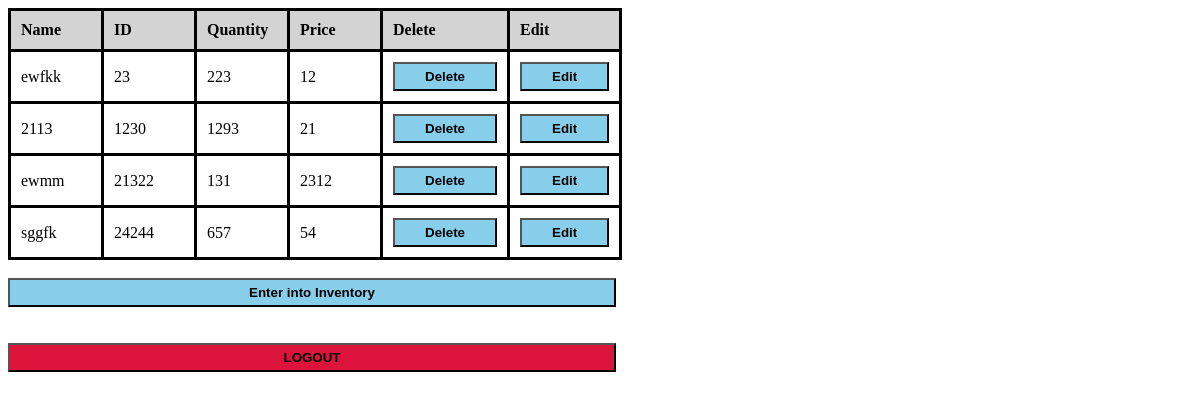
Screenshot of /retrievedb.php (signed in) with the database file from the repository.
### tables this page shows
CREATE TABLE `items` (
  `Item_Number` bigint(20) UNSIGNED NOT NULL,
  `Item_Name` varchar(30) NOT NULL,
  `Item_ID` int(5) NOT NULL,
  `Item_Qty` int(30) NOT NULL,
  `Item_Price` float NOT NULL
);

### retrievedb.php (the view, shortened to what this page needs)
<!DOCTYPE html>
<html>
<head>
	<link rel="stylesheet" type="text/css" href="style.css">
</head>
<body>
<?php
	$servername="localhost";
	$username="root";
	$password="";
	$db="inventory";
	$conn=mysqli_connect($servername,$username,$password,$db);
	$sqlquery="SELECT * FROM `items` WHERE 1 ORDER BY `Item_ID`";
	$result=$conn->query($sqlquery);
	if($_SESSION['loggedin']!=true)
	{
		echo "you are not logged in";
		header("location:login.php");
	}
	else
	{
	if($result->num_rows>0)
	{
		?>
		<table>
			<tr>
				<th>Name</th>
				<th>ID</th>
				<th>Quantity</th>
				<th>Price</th>
				<th>Delete</th>
				<th>Edit</th>
			</tr>
		<?php
		while($row=$result->fetch_assoc())
		{
			?>
			<tr>
				<td><?php echo $row["Item_Name"]; ?></td>
				<td><?php echo $row["Item_ID"]; ?></td>
				<td><?php echo $row["Item_Qty"]; ?></td>
				<td><?php echo $row["Item_Price"]; ?></td>
				<td><a href="/DBMS/delete.php?id=<?php echo $row['Item_ID'];?>"><button class="btn4"><center>Delete</center></button></a></td>
				<td><a href="/DBMS/edit.php?id=<?php echo $row['Item_ID'];?>"><button class="btn4">Edit</button></a></td>
			</tr>
		<?php
		}
		?>
		</table>
		<?php
	}
	}
?>
<br>
<a href="inventory.php"><button class="btn7">Enter into Inventory</button></a>
<br><br><br>
<a href="logout.php"><button class="btn8">LOGOUT</button></a>
</body>
</html>

### style.css (style rules this page uses)
.btn4 { padding: 5px 30px; background-color: skyblue; border-color: black; font-weight: bold; text-align: center; }
.btn7 { padding: 5px 30px; background-color: skyblue; border-color: black; font-weight: bold; text-align: center; width:608px; }
.btn8 { padding: 5px 30px; background-color: crimson; border-color: black; font-weight: bold; text-align: center; width:608px; }

### retrievedb.php (style rules this page uses)
table, th, td { border: solid black; border-collapse: collapse; }
th, td { text-align: left; width: 70px; padding: 10px; }
th { background-color: lightgray; }

### rows the page displays
items: Item_Name "ewfkk", Item_ID "23", Item_Qty "223", Item_Price "12"
items: Item_Name "2113", Item_ID "1230", Item_Qty "1293", Item_Price "21"
items: Item_Name "ewmm", Item_ID "21322", Item_Qty "131", Item_Price "2312"
items: Item_Name "sggfk", Item_ID "24244", Item_Qty "657", Item_Price "54"
